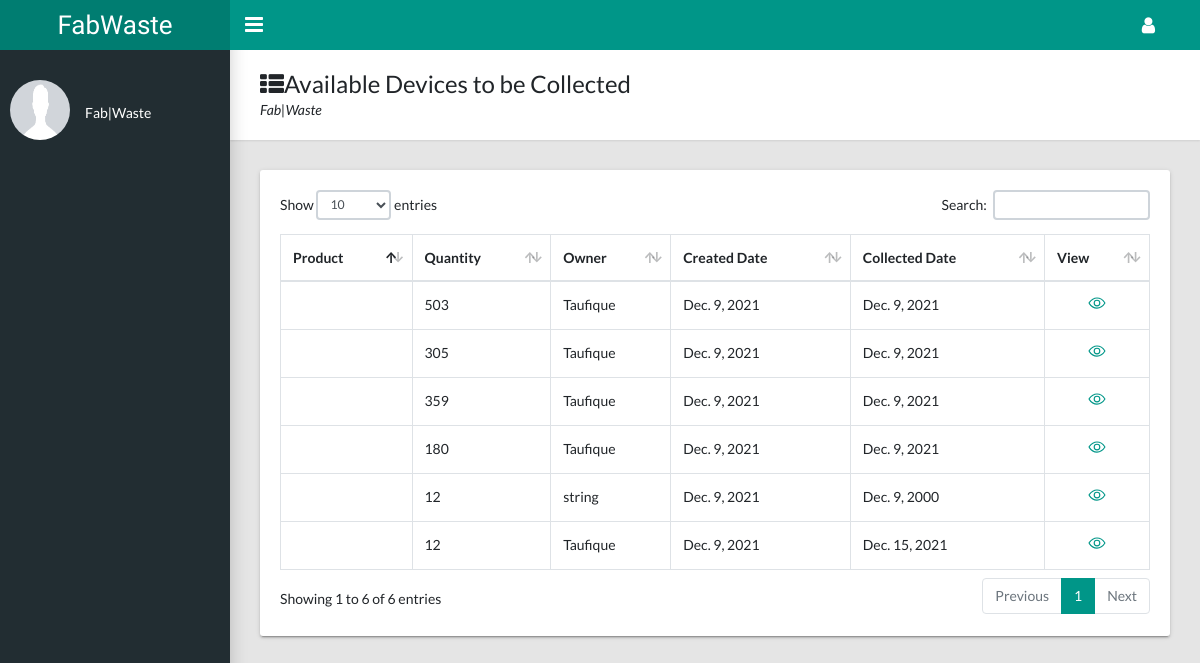
The app's page /dashboard/available-devices, older data.
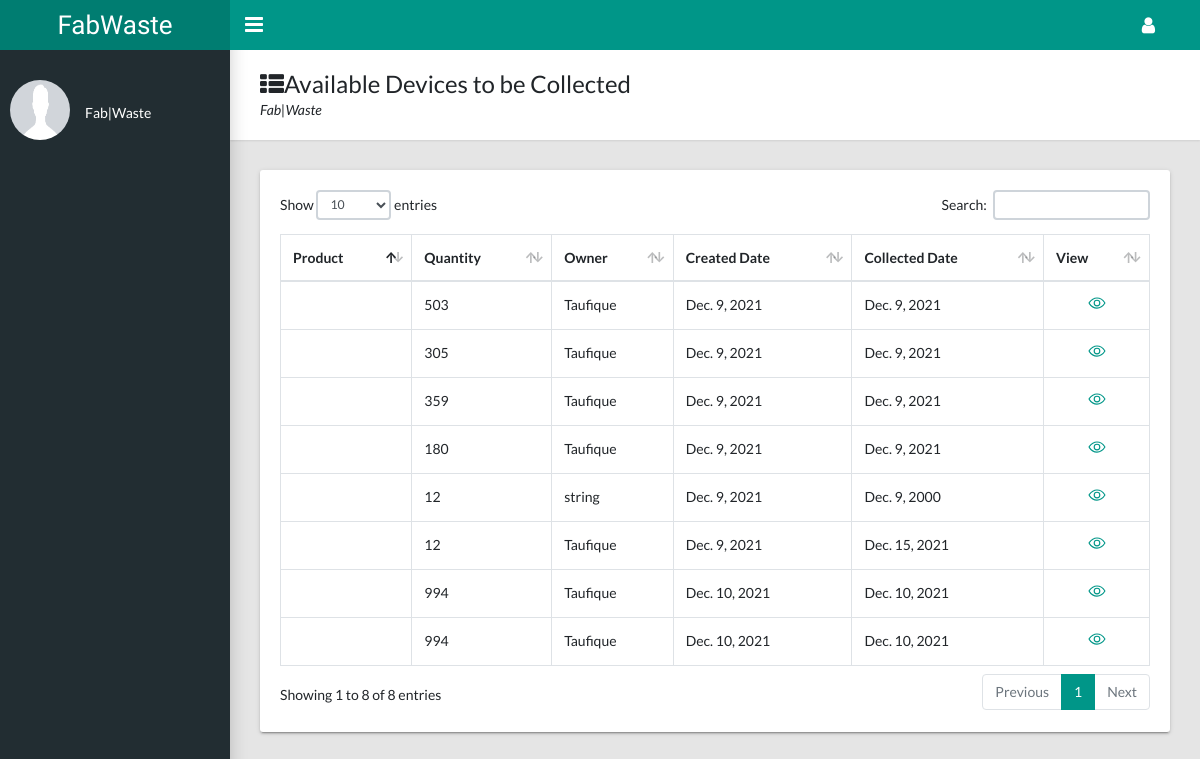
The same page, newer data.
### products/models.py (models this page shows, shortened)
class Product(models.Model):
    AVAILABILITY = (
        ('Available', 'Available'),
        ('Not_Available', 'Not_Available'),
    )
    STATUS = (
        ('Pending', 'Pending'), ('Collected', 'Collected'),
    )
    user = models.ForeignKey(UsersAccount, on_delete=models.DO_NOTHING)
    product_name = models.CharField(max_length=100, null=True, blank=True)
    product_image = models.ImageField(upload_to='media')
    description = models.TextField()
    created_date = models.DateField(auto_now_add=True)
    collected_date = models.DateField()
    quantity = models.IntegerField()
    price = models.CharField(max_length=20)
    other = models.CharField(max_length=50, null=True, blank=True)
    status = models.CharField(max_length=10, choices=STATUS, default='Pending')
    availability = models.CharField(max_length=20, choices=AVAILABILITY, default='Available')
    payed = models.BooleanField(default=False)

### userauth/models.py (models this page shows, shortened)
class UsersAccount(AbstractBaseUser, PermissionsMixin):
    email = models.EmailField(verbose_name='Email Address', unique=True)
    full_name = models.CharField(max_length=50)
    mobile = models.CharField(max_length=12, blank=True)
    is_active = models.BooleanField(default=False)
    is_staff = models.BooleanField(default=False)
    is_house_hold = models.BooleanField(default=False)
    created = models.DateTimeField(auto_now_add=True)
    updated = models.DateTimeField(auto_now=True)
    objects = CustomAccountManager()
    USERNAME_FIELD = 'email'
    REQUIRED_FIELDS = ['full_name']
    class Meta:
        verbose_name = 'Account'
        verbose_name_plural = 'Account'

### dashboard/views.py (the view)
# urls.py: path('available-devices', available_devices, name='available_devices'),
def available_devices(request):
    devices = Product.objects.filter(availability='Available').exclude(status='Collected')
    context = {
        'devices': devices,
    }
    return render(request, 'dashboard/available.html', context)

### templates/dashboard/available.html (shortened to what this page needs)
{% extends 'dashboard/dashboard.html' %}
{% load static %}
{% block dashboard_content %}
    <main class="app-content">
      <div class="app-title">
        <div>
          <h1><i class="fa fa-th-list"></i>Available Devices to be Collected</h1>
          <p>Fab|Waste</p>
        </div>
      </div>
      <div class="row">
        <div class="col-md-12">
          <div class="tile">
            <div class="tile-body">
              <div class="table-responsive">
                <table class="table table-hover table-bordered" id="sampleTable">
                  <thead>
                    <tr>
                      <th>Product</th>
                      <th>Quantity</th>
                      <th>Owner</th>
                      <th>Created Date</th>
                      <th>Collected Date</th>
                      <th>View</th>
                    </tr>
                  </thead>
                  <tbody>
                    {% for device in devices %}
                        <tr>
                          <td>{{ device.product}}</td>
                          <td>{{ device.quantity}}</td>
                          <td>{{ device.user.full_name}}</td>
                          <td>{{ device.created_date}}</td>
                          <td>{{ device.collected_date}}</td>
                          <td>
                            <div class="text-center">
                              <a href=""><ion-icon name="eye-outline" style="font-size: large"></ion-icon></a>
                            </div>
                          </td>
                        </tr>
                    {% endfor %}
                  </tbody>
                </table>
              </div>
            </div>
          </div>
        </div>
      </div>
    </main>
{% endblock %}

Row changes from the older to the newer data that the page shows:
added Product: quantity "994", user.full_name "Taufique", created_date "Dec. 10, 2021", collected_date "Dec. 10, 2021"
added Product: quantity "994", user.full_name "Taufique", created_date "Dec. 10, 2021", collected_date "Dec. 10, 2021"
Text that changed along with them:
text written by a page script: "Show entries Search: Showing 1 to 6 of 6 entries Previous 1 Next" → "Show entries Search: Showing 1 to 8 of 8 entries Previous 1 Next"
